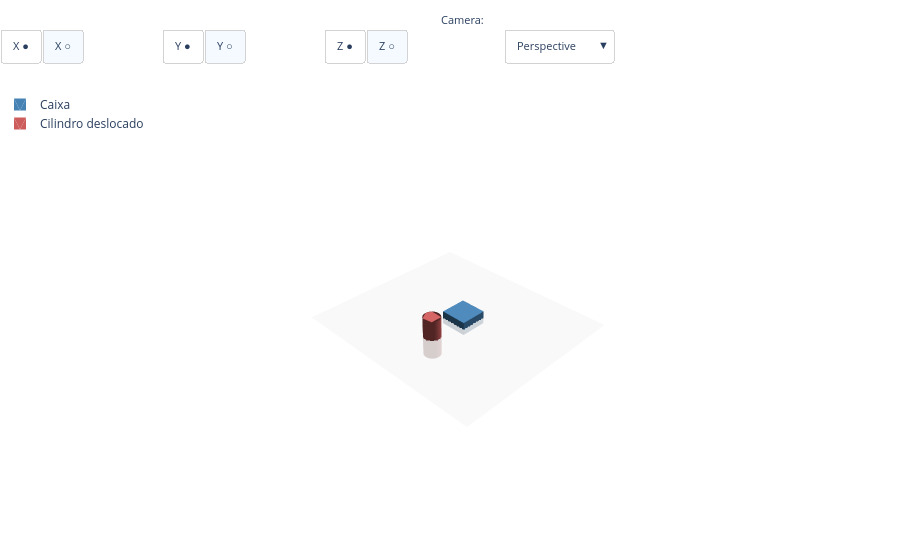

The code cell stored with this chart in its notebook:
### Markdown cell above
---

## Movendo Objetos: `.translate()`

Para posicionar um sólido no espaço após criá-lo, usamos o método `.translate()` — com a mesma sintaxe do CadQuery. Ele recebe uma **tupla** com três valores: `(x, y, z)`.

- `x` → move para a direita (positivo) ou esquerda (negativo)
- `y` → move para frente (positivo) ou trás (negativo)
- `z` → move para cima (positivo) ou baixo (negativo)

> 💡 **`b3d.Plane(origin=...)` ou `.translate()`?** Multiplicar por um `b3d.Plane` deslocado define o ponto de partida *antes* de criar a forma (ou reposiciona um objeto existente do zero). O `.translate()` move a forma *a partir de sua posição atual*. Para posicionamento simples os dois chegam ao mesmo resultado. Use o que tornar o código mais fácil de ler.

### Code cell
# Caixa posicionada na origem
caixa_fixa = b3d.Box(80, 80, 40)

# Cilindro criado na origem e depois deslocado 120mm para a direita
cilindro_mov = b3d.Cylinder(radius=25, height=120)
cilindro_mov = cilindro_mov.translate((120, 0, 0))

show(
    [caixa_fixa, cilindro_mov],
    names=["Caixa", "Cilindro deslocado"],
    visible_axes=None,
    z=0,
    plane_size=300
)

### Figure 1 — Plotly figure (JSON) as saved in the notebook; plotly's stock layout.template omitted (floating-point values rounded to 4 significant figures; data arrays with more than 128 entries replaced by an {"elided": "..."} marker saying what was removed)
{"data": [{"color": "whitesmoke", "hoverinfo": "skip", "i": [0, 0], "j": [1, 2], "k": [2, 3], "opacity": 0.8, "showlegend": false, "type": "mesh3d", "x": [-300, 300, 300, -300], "y": [-300, -300, 300, 300], "z": [0, 0, 0, 0]}, {"color": "steelblue", "flatshading": true, "i": [1, 1, 5, 5, 11, 11, 15, 15, 19, 19, 23, 23], "j": [2, 3, 4, 6, 8, 10, 13, 12, 16, 18, 21, 20], "k": [0, 2, 6, 7, 9, 8, 12, 14, 17, 16, 20, 22], "lighting": {"ambient": 0.4, "diffuse": 0.8, "specular": 0.2}, "name": "Caixa", "opacity": 1, "showlegend": true, "type": "mesh3d", "x": [-40, -40, -40, -40, 40, 40, 40, 40, -40, 40, -40, 40, -40, 40, -40, 40, -40, -40, 40, 40, -40, -40, 40, 40], "y": [-40, -40, 40, 40, -40, -40, 40, 40, -40, -40, -40, -40, 40, 40, 40, 40, -40, 40, -40, 40, -40, 40, -40, 40], "z": [-20, 20, -20, 20, -20, 20, -20, 20, -20, -20, 20, 20, -20, -20, 20, 20, -20, -20, -20, -20, 20, 20, 20, 20]}, {"color": "indianred", "flatshading": true, "i": {"elided": "500 int values"}, "j": {"elided": "500 int values"}, "k": {"elided": "500 int values"}, "lighting": {"ambient": 0.4, "diffuse": 0.8, "specular": 0.2}, "name": "Cilindro deslocado", "opacity": 1, "showlegend": true, "type": "mesh3d", "x": {"elided": "506 float values"}, "y": {"elided": "506 float values"}, "z": {"elided": "506 int values"}}], "layout": {"annotations": [{"font": {"size": 11}, "showarrow": false, "text": "Axes:", "x": -0.01, "xanchor": "right", "xref": "paper", "y": 1.17, "yref": "paper"}, {"font": {"size": 11}, "showarrow": false, "text": "Camera:", "x": 0.54, "xanchor": "right", "xref": "paper", "y": 1.17, "yref": "paper"}], "legend": {"x": 0, "y": 1}, "margin": {"b": 0, "l": 0, "r": 0, "t": 90}, "scene": {"aspectmode": "manual", "aspectratio": {"x": 1, "y": 1, "z": 1}, "camera": {"eye": {"x": 1.5, "y": 1.5, "z": 1.5}, "projection": {"type": "perspective"}, "up": {"x": 0, "y": 0, "z": 1}}, "xaxis": {"range": [-247.5, 352.5], "showbackground": false, "showgrid": false, "showline": false, "showspikes": false, "showticklabels": false, "title": {"text": ""}, "zeroline": false}, "yaxis": {"range": [-300, 300], "showbackground": false, "showgrid": false, "showline": false, "showspikes": false, "showticklabels": false, "title": {"text": ""}, "zeroline": false}, "zaxis": {"range": [-300, 300], "showbackground": false, "showgrid": false, "showline": false, "showspikes": false, "showticklabels": false, "title": {"text": ""}, "zeroline": false}}, "updatemenus": [{"active": 1, "bgcolor": "white", "bordercolor": "lightgray", "buttons": [{"args": [{"scene.xaxis": {"backgroundcolor": "rgb(230, 236, 245)", "gridcolor": "white", "gridwidth": 1, "range": [-247.5, 352.5], "showbackground": true, "showgrid": true, "showline": false, "showspikes": true, "showticklabels": true, "title": {"text": ""}, "zeroline": true, "zerolinecolor": "white", "zerolinewidth": 2}}], "label": "X ●", "method": "relayout"}, {"args": [{"scene.xaxis": {"range": [-247.5, 352.5], "showbackground": false, "showgrid": false, "showline": false, "showspikes": false, "showticklabels": false, "title": {"text": ""}, "zeroline": false}}], "label": "X ○", "method": "relayout"}], "direction": "right", "font": {"size": 11}, "showactive": true, "type": "buttons", "x": 0, "xanchor": "left", "y": 1.13, "yanchor": "top"}, {"active": 1, "bgcolor": "white", "bordercolor": "lightgray", "buttons": [{"args": [{"scene.yaxis": {"backgroundcolor": "rgb(230, 236, 245)", "gridcolor": "white", "gridwidth": 1, "range": [-300, 300], "showbackground": true, "showgrid": true, "showline": false, "showspikes": true, "showticklabels": true, "title": {"text": ""}, "zeroline": true, "zerolinecolor": "white", "zerolinewidth": 2}}], "label": "Y ●", "method": "relayout"}, {"args": [{"scene.yaxis": {"range": [-300, 300], "showbackground": false, "showgrid": false, "showline": false, "showspikes": false, "showticklabels": false, "title": {"text": ""}, "zeroline": false}}], "label": "Y ○", "method": "relayout"}], "direction": "right", "font": {"size": 11}, "showactive": true, "type": "buttons", "x": 0.18, "xanchor": "left", "y": 1.13, "yanchor": "top"}, {"active": 1, "bgcolor": "white", "bordercolor": "lightgray", "buttons": [{"args": [{"scene.zaxis": {"backgroundcolor": "rgb(230, 236, 245)", "gridcolor": "white", "gridwidth": 1, "range": [-300, 300], "showbackground": true, "showgrid": true, "showline": false, "showspikes": true, "showticklabels": true, "title": {"text": ""}, "zeroline": true, "zerolinecolor": "white", "zerolinewidth": 2}}], "label": "Z ●", "method": "relayout"}, {"args": [{"scene.zaxis": {"range": [-300, 300], "showbackground": false, "showgrid": false, "showline": false, "showspikes": false, "showticklabels": false, "title": {"text": ""}, "zeroline": false}}], "label": "Z ○", "method": "relayout"}], "direction": "right", "font": {"size": 11}, "showactive": true, "type": "buttons", "x": 0.36, "xanchor": "left", "y": 1.13, "yanchor": "top"}, {"active": 0, "bgcolor": "white", "bordercolor": "lightgray", "buttons": [{"args": [{"scene.aspectmode": "manual", "scene.aspectratio": {"x": 1, "y": 1, "z": 1}, "scene.camera": {"eye": {"x": 1.5, "y": 1.5, "z": 1.5}, "projection": {"type": "perspective"}, "up": {"x": 0, "y": 0, "z": 1}}}], "label": "Perspective", "method": "relayout"}, {"args": [{"scene.aspectmode": "manual", "scene.aspectratio": {"x": 1, "y": 1, "z": 1}, "scene.camera": {"eye": {"x": 2.5, "y": 2.5, "z": 2.5}, "projection": {"type": "orthographic"}, "up": {"x": 0, "y": 0, "z": 1}}}], "label": "Orthographic", "method": "relayout"}], "direction": "down", "font": {"size": 11}, "showactive": true, "type": "dropdown", "x": 0.56, "xanchor": "left", "y": 1.13, "yanchor": "top"}]}}
